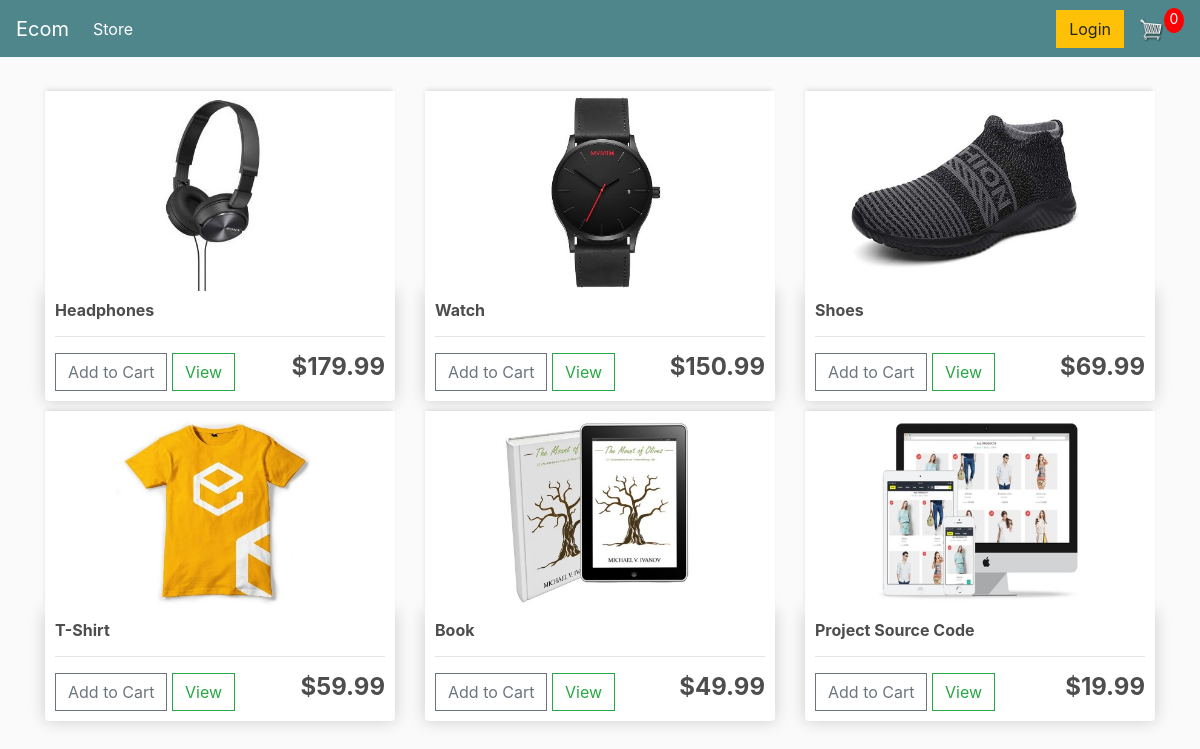
The page / on the database its author committed.
### store/models.py (models this page shows, shortened)
class Product(models.Model):
	name = models.CharField(max_length=200)
	price = models.FloatField()
	digital = models.BooleanField(default=False,null=True, blank=True)
	image = models.ImageField(null=True, blank=True)
	@property
	def imageURL(self):
		try:
			url = self.image.url
		except:
			url = ''
		return url

### store/views.py (the view)
# urls.py: path('', include('store.urls')),
def store(request):
	data = cartData(request)
	cartItems = data['cartItems']
	order = data['order']
	items = data['items']
	products = Product.objects.all()
	context = {'products':products, 'cartItems':cartItems}
	return render(request, 'store/store.html', context)

### store/utils.py (called while the page is built, shortened)
def cookieCart(request):
	try:
		cart = json.loads(request.COOKIES['cart'])
	except:
		cart = {}
		print('CART:', cart)
	items = []
	order = {'get_cart_total':0, 'get_cart_items':0, 'shipping':False}
	cartItems = order['get_cart_items']
	return {'cartItems':cartItems ,'order':order, 'items':items}

def cartData(request):
	if request.user.is_authenticated:
		customer = request.user.customer
		order, created = Order.objects.get_or_create(customer=customer, complete=False)
		items = order.orderitem_set.all()
		cartItems = order.get_cart_items
	else:
		cookieData = cookieCart(request)
		cartItems = cookieData['cartItems']
		order = cookieData['order']
		items = cookieData['items']
	return {'cartItems':cartItems ,'order':order, 'items':items}

### store/templates/store/store.html
{% extends 'store/main.html' %}
{% load static %}
{% block content %}
	<div class="row">
		{% for product in products %}
           <div class="col-lg-4">
	          <img class="thumbnail" src="{{product.imageURL}}">
		        <div class="box-element product">
			     <h6><strong>{{product.name}}</strong></h6>
			     <hr>
			    <button data-product="{{product.id}}" data-action="add" class="btn btn-outline-secondary add-btn update-cart">Add to Cart</button>
			    <a class="btn btn-outline-success" href="#">View</a>
			    <h4 style="display: inline-block; float: right"><strong>${{product.price}}</strong></h4>
	            </div>
           </div>
        {% endfor %}
	</div>
{% endblock content %}

### store/templates/store/main.html (shortened to what this page needs)
<!DOCTYPE html>
{% load static %}
<html>
<head>
	<link rel="stylesheet" href="https://stackpath.bootstrapcdn.com/bootstrap/4.4.1/css/bootstrap.min.css">
	<link rel="stylesheet" type="text/css" href="{% static 'css/main.css' %}">
</head>
<body>
	<nav class="navbar navbar-expand-lg navbar-dark bg-dark">
	  <a class="navbar-brand" href="{% url 'store' %}">Ecom</a>
	  <div class="collapse navbar-collapse" id="navbarSupportedContent">
	    <ul class="navbar-nav mr-auto">
	      <li class="nav-item active">
	        <a class="nav-link" href="{% url 'store' %}">Store <span class="sr-only">(current)</span></a>
	      </li>
	    </ul>
	    <div class="form-inline my-2 my-lg-0">
	     	<a href="#"class="btn btn-warning">Login</a>
	     	<a href="{% url 'cart' %}">
	    		<img  id="cart-icon" src="{% static 'images/cart.png' %}">
	    	</a>
	    	<p id="cart-total">{{cartItems}}</p>
	    </div>
	  </div>
	</nav>
     <div class="container">
            <br>
            {% block content %}
            {% endblock content %}
         </div>
</body>
</html>

### static/css/main.css (style rules this page uses)
body { background-color: hsl(0, 0%, 98%); }
h1,h2,h3,h4,h5,h6 { color:hsl(0, 0%, 30%); }
.box-element { box-shadow:hsl(0, 0%, 80%) 0 0 16px; background-color: #fff; border-radius: 4px; padding: 10px; }
.thumbnail { width: 100%; height: 200px; -webkit-box-shadow: -1px -3px 5px -2px rgba(214,214,214,1); -moz-box-shadow: -1px -3px 5px -2px rgba(214,214,214,1); box-shadow: -1px -3px 5px -2px rgba(214,214,214,1); }
.product { border-radius: 0 0 4px 4px; }
.bg-dark { background-color: #4f868c!important; }
#cart-icon { width:25px; display: inline-block; margin-left: 15px; }
#cart-total { display: block; text-align: center; color:#fff; background-color: red; width: 20px; height: 25px; border-radius: 50%; font-size: 14px; }
.col-lg-4, .col-lg-6, .col-lg-8, .col-lg-12 { margin-top: 10px; }
.btn { border-radius: 0; }

### rows shown on the page
Product: imageURL (picture), name "Headphones", price "179.99"
Product: imageURL (picture), name "Watch", price "150.99"
Product: imageURL (picture), name "Shoes", price "69.99"
Product: imageURL (picture), name "T-Shirt", price "59.99"
Product: imageURL (picture), name "Book", price "49.99"
Product: imageURL (picture), name "Project Source Code", price "19.99"

### other values the page prints
{{ cartItems }} "0"
